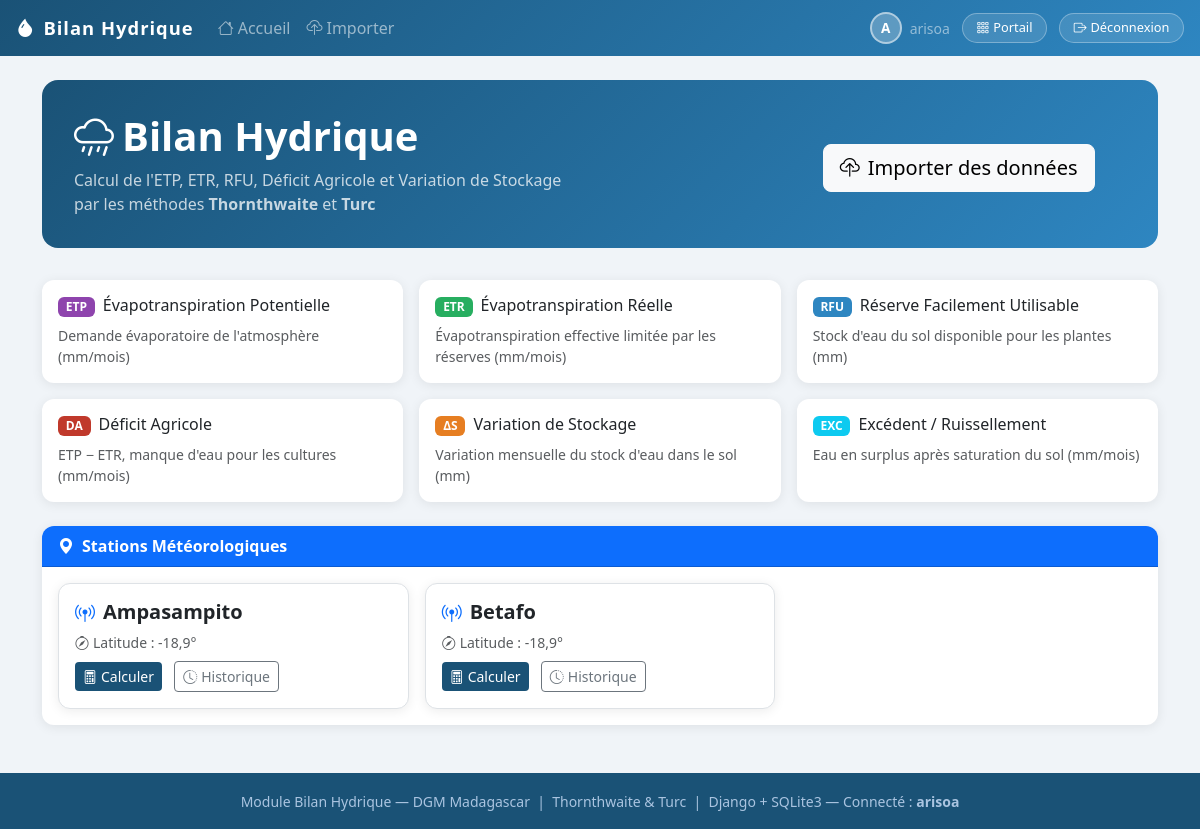
Page /bilan/ (signed in) on the committed database.
### bilan_hydro/models.py (models this page shows, shortened)
class Station(models.Model):
    nom = models.CharField(max_length=100)
    latitude = models.FloatField()
    description = models.TextField(blank=True)
    class Meta:
        verbose_name = "Station météo"

### bilan_hydro/views.py (the view)
# urls.py: path('', views.accueil, name='agmet_accueil'),
@login_required
def accueil(request):  # bilan_accueil
    stations = Station.objects.all()
    return render(request, 'bilan_hydro/accueil.html', {'stations': stations, 'module': 'bilan'})

### bilan_hydro/templates/bilan_hydro/accueil.html (shortened to what this page needs)
{% extends "bilan_hydro/base.html" %}
{% block content %}
<div class="hero">
  <div class="row align-items-center">
    <div class="col-md-8">
      <h1 class="fw-bold mb-2"><i class="bi bi-cloud-rain me-2"></i>Bilan Hydrique</h1>
      <p class="mb-0 opacity-75">
        Calcul de l'ETP, ETR, RFU, Déficit Agricole et Variation de Stockage<br>
        par les méthodes <strong>Thornthwaite</strong> et <strong>Turc</strong>
      </p>
    </div>
      <div class="col-md-4 text-center">
        <a href="{% url 'import_donnees' %}" class="btn btn-light btn-lg mt-2">
          <i class="bi bi-cloud-upload me-2"></i>Importer des données
        </a>
      </div>
  </div>
</div>
<div class="row g-3 mb-4">
  <div class="col-md-4">
    <div class="card h-100">
      <div class="card-body">
        <h6 class="card-title"><span class="badge badge-etp me-2">ETP</span>Évapotranspiration Potentielle</h6>
        <p class="small text-muted mb-0">Demande évaporatoire de l'atmosphère (mm/mois)</p>
      </div>
    </div>
  </div>
  <div class="col-md-4">
    <div class="card h-100">
      <div class="card-body">
        <h6 class="card-title"><span class="badge badge-etr me-2">ETR</span>Évapotranspiration Réelle</h6>
        <p class="small text-muted mb-0">Évapotranspiration effective limitée par les réserves (mm/mois)</p>
      </div>
    </div>
  </div>
  <div class="col-md-4">
    <div class="card h-100">
      <div class="card-body">
        <h6 class="card-title"><span class="badge badge-rfu me-2">RFU</span>Réserve Facilement Utilisable</h6>
        <p class="small text-muted mb-0">Stock d'eau du sol disponible pour les plantes (mm)</p>
      </div>
    </div>
  </div>
  <div class="col-md-4">
    <div class="card h-100">
      <div class="card-body">
        <h6 class="card-title"><span class="badge badge-da me-2">DA</span>Déficit Agricole</h6>
        <p class="small text-muted mb-0">ETP − ETR, manque d'eau pour les cultures (mm/mois)</p>
      </div>
    </div>
  </div>
  <div class="col-md-4">
    <div class="card h-100">
      <div class="card-body">
        <h6 class="card-title"><span class="badge badge-exc me-2">ΔS</span>Variation de Stockage</h6>
        <p class="small text-muted mb-0">Variation mensuelle du stock d'eau dans le sol (mm)</p>
      </div>
    </div>
  </div>
  <div class="col-md-4">
    <div class="card h-100">
      <div class="card-body">
        <h6 class="card-title"><span class="badge bg-info me-2">EXC</span>Excédent / Ruissellement</h6>
        <p class="small text-muted mb-0">Eau en surplus après saturation du sol (mm/mois)</p>
      </div>
    </div>
  </div>
</div>
<div class="card">
  <div class="card-header bg-primary text-white">
    <i class="bi bi-geo-alt-fill me-2"></i>Stations Météorologiques
  </div>
  <div class="card-body">
    {% if stations %}
      <div class="row g-3">
        {% for station in stations %}
        <div class="col-md-4">
          <div class="card border h-100">
            <div class="card-body">
              <h5 class="card-title fw-bold">
                <i class="bi bi-broadcast-pin text-primary me-2"></i>{{ station.nom }}
              </h5>
              <p class="text-muted small mb-2">
                <i class="bi bi-compass me-1"></i>Latitude : {{ station.latitude }}°
              </p>
              <a href="{% url 'calcul_bilan' station.id %}" class="btn btn-primary btn-sm me-2">
                <i class="bi bi-calculator me-1"></i>Calculer
              </a>
              <a href="{% url 'historique' station.id %}" class="btn btn-outline-secondary btn-sm">
                <i class="bi bi-clock-history me-1"></i>Historique
              </a>
            </div>
          </div>
        </div>
        {% endfor %}
      </div>
    {% endif %}
  </div>
</div>
{% endblock %}

### bilan_hydro/templates/bilan_hydro/base.html (shortened to what this page needs)
<!DOCTYPE html>
<html lang="fr">
<head>
  <link href="https://cdn.jsdelivr.net/npm/bootstrap@5.3.2/dist/css/bootstrap.min.css" rel="stylesheet">
  <link rel="stylesheet" href="https://cdn.jsdelivr.net/npm/bootstrap-icons@1.11.3/font/bootstrap-icons.min.css">
</head>
<body>
<nav class="navbar navbar-expand-lg navbar-dark px-3">
  <a class="navbar-brand" href="{% url 'bilan_accueil' %}">
    <i class="bi bi-droplet-fill me-2"></i>Bilan Hydrique
  </a>
  <div class="collapse navbar-collapse" id="navMenu">
    <ul class="navbar-nav me-auto">
      <li class="nav-item"><a class="nav-link" href="{% url 'bilan_accueil' %}"><i class="bi bi-house me-1"></i>Accueil</a></li>
      <li class="nav-item"><a class="nav-link" href="{% url 'import_donnees' %}"><i class="bi bi-cloud-upload me-1"></i>Importer</a></li>
    </ul>
    <div class="d-flex align-items-center gap-2">
      <span class="user-avatar">{{ user.first_name|first|default:user.username|first }}</span>
      <span class="text-white-50 small">{{ user.get_full_name|default:user.username }}</span>
      <a href="{% url 'accueil_principal' %}" class="btn btn-portail ms-1">
        <i class="bi bi-grid-3x3-gap me-1"></i>Portail
      </a>
      <a href="{% url 'logout' %}" class="btn btn-portail ms-1">
        <i class="bi bi-box-arrow-right me-1"></i>Déconnexion
      </a>
    </div>
  </div>
</nav>
<div class="container mt-4">
  {% block content %}{% endblock %}
</div>
<footer>
  <small>
    Module Bilan Hydrique — DGM Madagascar &nbsp;|&nbsp;
    Thornthwaite &amp; Turc &nbsp;|&nbsp; Django + SQLite3
    {% if user.is_authenticated %} &mdash; Connecté : <strong>{{ user.get_full_name|default:user.username }}</strong>{% endif %}
  </small>
</footer>
</body>
</html>

### bilan_hydro/templates/bilan_hydro/base.html (style rules this page uses)
:root { --primary:#1a5276; --secondary:#2e86c1; --accent:#27ae60; }
body { background:#f0f4f8; font-family:'Segoe UI',sans-serif; }
.navbar { background:linear-gradient(135deg,var(--primary),var(--secondary)) !important; }
.navbar-brand { font-weight:700; font-size:1.15rem; letter-spacing:1px; }
.card { border:none; border-radius:12px; box-shadow:0 2px 12px rgba(0,0,0,.08); }
.card-header { border-radius:12px 12px 0 0 !important; font-weight:600; }
.badge-etp { background:#8e44ad }
.badge-etr { background:var(--accent) }
.badge-da { background:#c0392b }
.badge-rfu { background:var(--secondary) }
.badge-exc { background:#e67e22 }
.btn-primary { background:var(--primary); border:none; }
.hero { background:linear-gradient(135deg,var(--primary),var(--secondary)); color:white; border-radius:16px; padding:2rem; margin-bottom:2rem; }
footer { background:var(--primary); color:#aac4e0; padding:1rem; text-align:center; margin-top:3rem; }
.user-avatar { width:32px;height:32px;background:rgba(255,255,255,0.25);border-radius:50%;display:inline-flex;align-items:center;justify-content:center;font-weight:700;font-size:.85rem;color:white;border:2px solid rgba(255,255,255,.5);text-transform:uppercase; }
.btn-portail { background:rgba(255,255,255,0.12);border:1px solid rgba(255,255,255,.3);color:white;font-size:.8rem;border-radius:20px;padding:.25rem .85rem; }

### rows in the picture
Station: nom "Ampasampito", latitude "-18,9"
Station: nom "Betafo", latitude "-18,9"

### other values in the picture
{{ user.first_name|first|default:user.username|first }} "A"
{{ user.get_full_name|default:user.username }} "arisoa"
